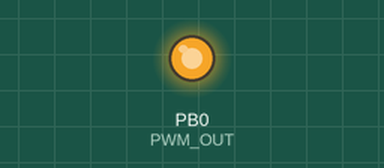
Recording of a program running on a simulated ATtiny85, built with avr-gcc and run on an emulated ATtiny85. Parts: output pins drawn as LEDs (lit = HIGH). Random numbers use the default seed unless the program sets one.

Above: at 0.15 s.
Timing chart, 0 to 40.0 s (numbered marks = the images above):
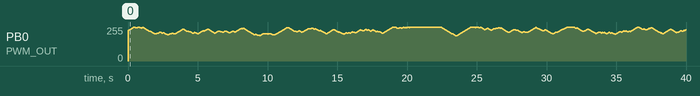

The program:

main.cpp
```cpp
#include <Arduino.h>
#include <conf.h>

#define RANDOM_SEED_AIN				A0
#define PWM_OUT								0

uint8_t map_perc_to_pwm(uint8_t perc);

uint32_t last_update_ms = 0;
int16_t noise_accumulator = 0;

uint8_t brightness_target;
uint8_t brightness_current;

void setup() {
	pinMode(PWM_OUT, OUTPUT);
	randomSeed(analogRead(RANDOM_SEED_AIN));
	brightness_current = map_perc_to_pwm(BASE_BRIGHTNESS_PERC);
}

void loop() {
	uint32_t now = millis();

	if(now - last_update_ms >= UPDATE_INTERVAL_MS){
		last_update_ms = now;

		noise_accumulator += random(-RANDOM_SHIFT_MAX, RANDOM_SHIFT_MAX + 1);
		noise_accumulator = constrain(noise_accumulator, -NOISE_SCALE, NOISE_SCALE);

		int16_t flicker = (noise_accumulator * FLICKER_DEPTH_PERC) / NOISE_SCALE;
		int16_t target_perc = BASE_BRIGHTNESS_PERC + flicker;
		target_perc = constrain(target_perc, MIN_BRIGHTNESS_PERC, MAX_BRIGHTNESS_PERC);
		brightness_target = map_perc_to_pwm(target_perc);

		if (brightness_current < brightness_target)
			brightness_current++;

		else if (brightness_current > brightness_target)
			brightness_current--;

		analogWrite(PWM_OUT, brightness_current);
	}
}

uint8_t map_perc_to_pwm(uint8_t perc){
	if(perc > 100)
		perc = 100;

	return (perc * 255u) / 100u;
}
```

conf.h
```cpp
// #define CONF_1	// Small candle
// #define CONF_2	// Lively flame (fireplace or torch)
#define CONF_3	// Old light bulb (electrical flicker)
// #define CONF_4	// Embers / glowing charcoal
// #define CONF_5	// Campfire
// #define CONF_6	// Faulty neon lamp

#ifdef CONF_1
	#define UPDATE_INTERVAL_MS    30
	#define BASE_BRIGHTNESS_PERC  70
	#define FLICKER_DEPTH_PERC    25
	#define MIN_BRIGHTNESS_PERC   40
	#define MAX_BRIGHTNESS_PERC   90
	#define NOISE_SCALE           200
	#define RANDOM_SHIFT_MAX      8

#elif defined CONF_2
	#define UPDATE_INTERVAL_MS    20
	#define BASE_BRIGHTNESS_PERC  85
	#define FLICKER_DEPTH_PERC    45
	#define MIN_BRIGHTNESS_PERC   30
	#define MAX_BRIGHTNESS_PERC   100
	#define NOISE_SCALE           100
	#define RANDOM_SHIFT_MAX      20

#elif defined CONF_3
	#define UPDATE_INTERVAL_MS    15
	#define BASE_BRIGHTNESS_PERC  90
	#define FLICKER_DEPTH_PERC    15
	#define MIN_BRIGHTNESS_PERC   60
	#define MAX_BRIGHTNESS_PERC   100
	#define NOISE_SCALE           60
	#define RANDOM_SHIFT_MAX      25

#elif defined CONF_4
	#define UPDATE_INTERVAL_MS    50
	#define BASE_BRIGHTNESS_PERC  60
	#define FLICKER_DEPTH_PERC    30
	#define MIN_BRIGHTNESS_PERC   30
	#define MAX_BRIGHTNESS_PERC   80
	#define NOISE_SCALE           250
	#define RANDOM_SHIFT_MAX      6

#elif defined CONF_5
	#define UPDATE_INTERVAL_MS    25
	#define BASE_BRIGHTNESS_PERC  80
	#define FLICKER_DEPTH_PERC    40
	#define MIN_BRIGHTNESS_PERC   35
	#define MAX_BRIGHTNESS_PERC   100
	#define NOISE_SCALE           128
	#define RANDOM_SHIFT_MAX      16

#elif defined CONF_6
	#define UPDATE_INTERVAL_MS    10
	#define BASE_BRIGHTNESS_PERC  80
	#define FLICKER_DEPTH_PERC    60
	#define MIN_BRIGHTNESS_PERC   20
	#define MAX_BRIGHTNESS_PERC   100
	#define NOISE_SCALE           40
	#define RANDOM_SHIFT_MAX      30

#endif
```
